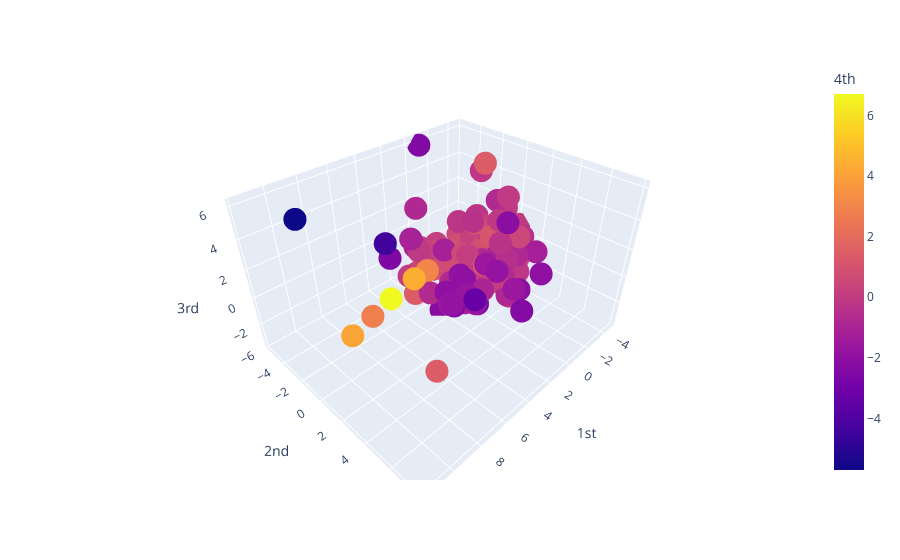

This figure's notebook cell:
### Code cell
df_pc = pd.DataFrame(Xpca, columns = ['1st','2nd','3rd','4th','5th','6th','7th','8th'])
fig = px.scatter_3d(df_pc, x='1st', y='2nd', z='3rd',
              color='4th')
fig.show()
